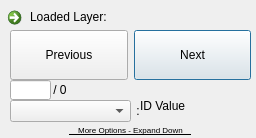
<?xml version="1.0" encoding="UTF-8"?>
<ui version="4.0">
 <class>Dialog</class>
 <widget class="QDialog" name="Dialog">
  <property name="geometry">
   <rect>
    <x>0</x>
    <y>0</y>
    <width>256</width>
    <height>138</height>
   </rect>
  </property>
  <property name="windowTitle">
   <string>Dialog</string>
  </property>
  <widget class="QWidget" name="gridLayoutWidget">
   <property name="geometry">
    <rect>
     <x>10</x>
     <y>30</y>
     <width>241</width>
     <height>51</height>
    </rect>
   </property>
   <layout class="QGridLayout" name="gridLayout">
    <item row="0" column="1">
     <widget class="QPushButton" name="NextButton">
      <property name="text">
       <string>
Next
</string>
      </property>
     </widget>
    </item>
    <item row="0" column="0">
     <widget class="QPushButton" name="PreviousButton">
      <property name="text">
       <string>
Previous
</string>
      </property>
     </widget>
    </item>
   </layout>
  </widget>
  <widget class="QComboBox" name="DropDownMenu">
   <property name="geometry">
    <rect>
     <x>6</x>
     <y>170</y>
     <width>241</width>
     <height>22</height>
    </rect>
   </property>
   <item>
    <property name="text">
     <string>Yes</string>
    </property>
   </item>
   <item>
    <property name="text">
     <string>No</string>
    </property>
   </item>
  </widget>
  <widget class="QLabel" name="layerNameLabel">
   <property name="geometry">
    <rect>
     <x>30</x>
     <y>10</y>
     <width>211</width>
     <height>31</height>
    </rect>
   </property>
   <property name="text">
    <string>Loaded Layer: </string>
   </property>
   <property name="alignment">
    <set>Qt::AlignLeading|Qt::AlignLeft|Qt::AlignTop</set>
   </property>
   <property name="wordWrap">
    <bool>true</bool>
   </property>
  </widget>
  <widget class="QLabel" name="Counter">
   <property name="geometry">
    <rect>
     <x>50</x>
     <y>80</y>
     <width>71</width>
     <height>20</height>
    </rect>
   </property>
   <property name="text">
    <string> / 0</string>
   </property>
  </widget>
  <widget class="QLineEdit" name="IndexEdit">
   <property name="geometry">
    <rect>
     <x>10</x>
     <y>80</y>
     <width>41</width>
     <height>20</height>
    </rect>
   </property>
  </widget>
  <widget class="QLabel" name="FieldValueText">
   <property name="geometry">
    <rect>
     <x>140</x>
     <y>80</y>
     <width>111</width>
     <height>51</height>
    </rect>
   </property>
   <property name="text">
    <string>ID Value</string>
   </property>
   <property name="alignment">
    <set>Qt::AlignLeading|Qt::AlignLeft|Qt::AlignVCenter</set>
   </property>
   <property name="wordWrap">
    <bool>true</bool>
   </property>
  </widget>
  <widget class="QComboBox" name="FieldsComboBox">
   <property name="geometry">
    <rect>
     <x>10</x>
     <y>100</y>
     <width>121</width>
     <height>22</height>
    </rect>
   </property>
  </widget>
  <widget class="QPushButton" name="SaveButton">
   <property name="geometry">
    <rect>
     <x>140</x>
     <y>200</y>
     <width>111</width>
     <height>111</height>
    </rect>
   </property>
   <property name="text">
    <string>Save</string>
   </property>
  </widget>
  <widget class="QLabel" name="ViewFieldLabel_2">
   <property name="geometry">
    <rect>
     <x>190</x>
     <y>320</y>
     <width>51</width>
     <height>16</height>
    </rect>
   </property>
   <property name="text">
    <string>: </string>
   </property>
  </widget>
  <widget class="QComboBox" name="NotesComboBox">
   <property name="geometry">
    <rect>
     <x>10</x>
     <y>320</y>
     <width>171</width>
     <height>22</height>
    </rect>
   </property>
  </widget>
  <widget class="QLabel" name="NotesText">
   <property name="geometry">
    <rect>
     <x>10</x>
     <y>350</y>
     <width>241</width>
     <height>111</height>
    </rect>
   </property>
   <property name="text">
    <string>NotesText</string>
   </property>
   <property name="alignment">
    <set>Qt::AlignLeading|Qt::AlignLeft|Qt::AlignTop</set>
   </property>
   <property name="wordWrap">
    <bool>true</bool>
   </property>
  </widget>
  <widget class="QLabel" name="ViewFieldLabel_3">
   <property name="geometry">
    <rect>
     <x>130</x>
     <y>100</y>
     <width>16</width>
     <height>21</height>
    </rect>
   </property>
   <property name="text">
    <string>:</string>
   </property>
   <property name="alignment">
    <set>Qt::AlignCenter</set>
   </property>
  </widget>
  <widget class="QPushButton" name="ExportButton">
   <property name="geometry">
    <rect>
     <x>10</x>
     <y>140</y>
     <width>241</width>
     <height>23</height>
    </rect>
   </property>
   <property name="text">
    <string>Create Working Copy</string>
   </property>
  </widget>
  <widget class="QPushButton" name="AddNotesButton">
   <property name="geometry">
    <rect>
     <x>10</x>
     <y>270</y>
     <width>119</width>
     <height>41</height>
    </rect>
   </property>
   <property name="text">
    <string>Create Notes Field</string>
   </property>
  </widget>
  <widget class="QPushButton" name="LoadOptionsButton">
   <property name="geometry">
    <rect>
     <x>10</x>
     <y>200</y>
     <width>119</width>
     <height>61</height>
    </rect>
   </property>
   <property name="text">
    <string>Load Custom
Categories
from EXCEL</string>
   </property>
  </widget>
  <widget class="QCommandLinkButton" name="LoadLayerButton">
   <property name="geometry">
    <rect>
     <x>0</x>
     <y>0</y>
     <width>31</width>
     <height>31</height>
    </rect>
   </property>
   <property name="text">
    <string/>
   </property>
  </widget>
  <widget class="QLabel" name="NotesText_2">
   <property name="geometry">
    <rect>
     <x>10</x>
     <y>120</y>
     <width>241</width>
     <height>20</height>
    </rect>
   </property>
   <property name="font">
    <font>
     <pointsize>6</pointsize>
     <underline>true</underline>
    </font>
   </property>
   <property name="text">
    <string>    More Options - Expand Down    </string>
   </property>
   <property name="alignment">
    <set>Qt::AlignCenter</set>
   </property>
   <property name="wordWrap">
    <bool>true</bool>
   </property>
  </widget>
 </widget>
 <resources/>
 <connections/>
</ui>
